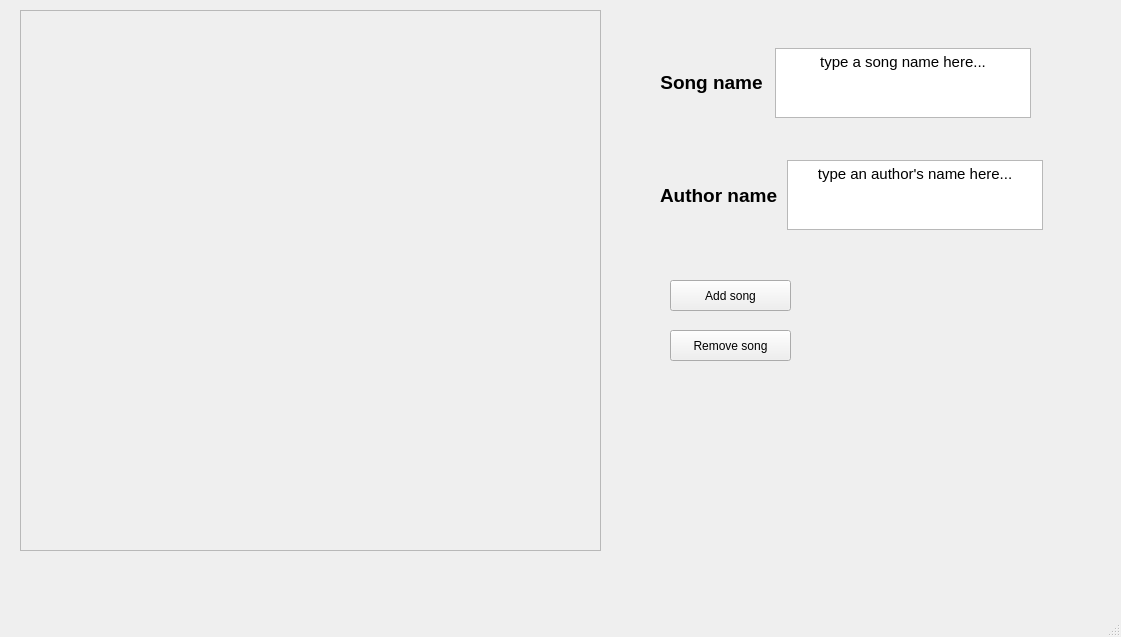
<?xml version="1.0" encoding="UTF-8"?>
<ui version="4.0">
 <class>MainWindow</class>
 <widget class="QMainWindow" name="MainWindow">
  <property name="geometry">
   <rect>
    <x>0</x>
    <y>0</y>
    <width>1121</width>
    <height>637</height>
   </rect>
  </property>
  <property name="windowTitle">
   <string>MainWindow</string>
  </property>
  <widget class="QWidget" name="centralwidget">
   <widget class="QWidget" name="verticalLayoutWidget_2">
    <property name="geometry">
     <rect>
      <x>20</x>
      <y>10</y>
      <width>581</width>
      <height>541</height>
     </rect>
    </property>
    <layout class="QVBoxLayout" name="verticalLayout_2">
     <item>
      <widget class="QScrollArea" name="scrollArea">
       <property name="widgetResizable">
        <bool>true</bool>
       </property>
       <widget class="QWidget" name="scrollAreaWidgetContents">
        <property name="geometry">
         <rect>
          <x>0</x>
          <y>0</y>
          <width>577</width>
          <height>537</height>
         </rect>
        </property>
       </widget>
      </widget>
     </item>
    </layout>
   </widget>
   <widget class="QWidget" name="horizontalLayoutWidget_3">
    <property name="geometry">
     <rect>
      <x>660</x>
      <y>40</y>
      <width>371</width>
      <height>86</height>
     </rect>
    </property>
    <layout class="QHBoxLayout" name="songname_layout">
     <item>
      <widget class="QLabel" name="songNameLabel">
       <property name="sizePolicy">
        <sizepolicy hsizetype="Maximum" vsizetype="Preferred">
         <horstretch>80</horstretch>
         <verstretch>0</verstretch>
        </sizepolicy>
       </property>
       <property name="text">
        <string>&lt;html&gt;&lt;head/&gt;&lt;body&gt;&lt;p align=&quot;center&quot;&gt;&lt;span style=&quot; font-size:14pt; font-weight:700;&quot;&gt;Song name&lt;/span&gt;&lt;/p&gt;&lt;/body&gt;&lt;/html&gt;</string>
       </property>
      </widget>
     </item>
     <item>
      <spacer name="horizontalSpacer_2">
       <property name="orientation">
        <enum>Qt::Horizontal</enum>
       </property>
       <property name="sizeHint" stdset="0">
        <size>
         <width>0</width>
         <height>0</height>
        </size>
       </property>
      </spacer>
     </item>
     <item>
      <layout class="QVBoxLayout" name="verticalLayout_4">
       <item>
        <spacer name="verticalSpacer_3">
         <property name="orientation">
          <enum>Qt::Vertical</enum>
         </property>
         <property name="sizeType">
          <enum>QSizePolicy::Expanding</enum>
         </property>
         <property name="sizeHint" stdset="0">
          <size>
           <width>250</width>
           <height>250</height>
          </size>
         </property>
        </spacer>
       </item>
       <item>
        <widget class="QTextEdit" name="textEdit_3">
         <property name="sizePolicy">
          <sizepolicy hsizetype="Maximum" vsizetype="Preferred">
           <horstretch>50</horstretch>
           <verstretch>20</verstretch>
          </sizepolicy>
         </property>
         <property name="readOnly">
          <bool>false</bool>
         </property>
         <property name="html">
          <string>&lt;!DOCTYPE HTML PUBLIC &quot;-//W3C//DTD HTML 4.0//EN&quot; &quot;http://www.w3.org/TR/REC-html40/strict.dtd&quot;&gt;
&lt;html&gt;&lt;head&gt;&lt;meta name=&quot;qrichtext&quot; content=&quot;1&quot; /&gt;&lt;meta charset=&quot;utf-8&quot; /&gt;&lt;style type=&quot;text/css&quot;&gt;
p, li { white-space: pre-wrap; }
hr { height: 1px; border-width: 0; }
li.unchecked::marker { content: &quot;\2610&quot;; }
li.checked::marker { content: &quot;\2612&quot;; }
&lt;/style&gt;&lt;/head&gt;&lt;body style=&quot; font-family:'Ubuntu'; font-size:11pt; font-weight:400; font-style:normal;&quot;&gt;
&lt;p align=&quot;center&quot; style=&quot; margin-top:0px; margin-bottom:0px; margin-left:0px; margin-right:0px; -qt-block-indent:0; text-indent:0px;&quot;&gt;type a song name here...&lt;/p&gt;&lt;/body&gt;&lt;/html&gt;</string>
         </property>
         <property name="overwriteMode">
          <bool>true</bool>
         </property>
        </widget>
       </item>
       <item>
        <spacer name="verticalSpacer_4">
         <property name="orientation">
          <enum>Qt::Vertical</enum>
         </property>
         <property name="sizeType">
          <enum>QSizePolicy::Expanding</enum>
         </property>
         <property name="sizeHint" stdset="0">
          <size>
           <width>250</width>
           <height>250</height>
          </size>
         </property>
        </spacer>
       </item>
      </layout>
     </item>
    </layout>
   </widget>
   <widget class="QWidget" name="horizontalLayoutWidget_4">
    <property name="geometry">
     <rect>
      <x>660</x>
      <y>150</y>
      <width>383</width>
      <height>91</height>
     </rect>
    </property>
    <layout class="QHBoxLayout" name="authorname_layout_2">
     <item>
      <widget class="QLabel" name="authorNameLabel">
       <property name="sizePolicy">
        <sizepolicy hsizetype="Maximum" vsizetype="Preferred">
         <horstretch>60</horstretch>
         <verstretch>0</verstretch>
        </sizepolicy>
       </property>
       <property name="text">
        <string>&lt;html&gt;&lt;head/&gt;&lt;body&gt;&lt;p&gt;&lt;span style=&quot; font-size:14pt; font-weight:700;&quot;&gt;Author name&lt;/span&gt;&lt;/p&gt;&lt;/body&gt;&lt;/html&gt;</string>
       </property>
      </widget>
     </item>
     <item>
      <spacer name="horizontalSpacer_3">
       <property name="orientation">
        <enum>Qt::Horizontal</enum>
       </property>
       <property name="sizeHint" stdset="0">
        <size>
         <width>0</width>
         <height>0</height>
        </size>
       </property>
      </spacer>
     </item>
     <item>
      <layout class="QVBoxLayout" name="verticalLayout_5">
       <item>
        <spacer name="verticalSpacer_5">
         <property name="orientation">
          <enum>Qt::Vertical</enum>
         </property>
         <property name="sizeType">
          <enum>QSizePolicy::Expanding</enum>
         </property>
         <property name="sizeHint" stdset="0">
          <size>
           <width>250</width>
           <height>250</height>
          </size>
         </property>
        </spacer>
       </item>
       <item>
        <widget class="QTextEdit" name="textEdit_4">
         <property name="sizePolicy">
          <sizepolicy hsizetype="Preferred" vsizetype="Preferred">
           <horstretch>50</horstretch>
           <verstretch>10</verstretch>
          </sizepolicy>
         </property>
         <property name="html">
          <string>&lt;!DOCTYPE HTML PUBLIC &quot;-//W3C//DTD HTML 4.0//EN&quot; &quot;http://www.w3.org/TR/REC-html40/strict.dtd&quot;&gt;
&lt;html&gt;&lt;head&gt;&lt;meta name=&quot;qrichtext&quot; content=&quot;1&quot; /&gt;&lt;meta charset=&quot;utf-8&quot; /&gt;&lt;style type=&quot;text/css&quot;&gt;
p, li { white-space: pre-wrap; }
hr { height: 1px; border-width: 0; }
li.unchecked::marker { content: &quot;\2610&quot;; }
li.checked::marker { content: &quot;\2612&quot;; }
&lt;/style&gt;&lt;/head&gt;&lt;body style=&quot; font-family:'Ubuntu'; font-size:11pt; font-weight:400; font-style:normal;&quot;&gt;
&lt;p align=&quot;center&quot; style=&quot; margin-top:0px; margin-bottom:0px; margin-left:0px; margin-right:0px; -qt-block-indent:0; text-indent:0px;&quot;&gt;type an author's name here...&lt;/p&gt;&lt;/body&gt;&lt;/html&gt;</string>
         </property>
        </widget>
       </item>
       <item>
        <spacer name="verticalSpacer_6">
         <property name="orientation">
          <enum>Qt::Vertical</enum>
         </property>
         <property name="sizeType">
          <enum>QSizePolicy::Expanding</enum>
         </property>
         <property name="sizeHint" stdset="0">
          <size>
           <width>250</width>
           <height>250</height>
          </size>
         </property>
        </spacer>
       </item>
      </layout>
     </item>
    </layout>
   </widget>
   <widget class="QPushButton" name="pushButton">
    <property name="geometry">
     <rect>
      <x>670</x>
      <y>280</y>
      <width>121</width>
      <height>31</height>
     </rect>
    </property>
    <property name="text">
     <string>Add song</string>
    </property>
   </widget>
   <widget class="QPushButton" name="pushButton_2">
    <property name="geometry">
     <rect>
      <x>670</x>
      <y>330</y>
      <width>121</width>
      <height>31</height>
     </rect>
    </property>
    <property name="text">
     <string>Remove song</string>
    </property>
   </widget>
  </widget>
  <widget class="QMenuBar" name="menubar">
   <property name="geometry">
    <rect>
     <x>0</x>
     <y>0</y>
     <width>1121</width>
     <height>22</height>
    </rect>
   </property>
  </widget>
  <widget class="QStatusBar" name="statusbar"/>
 </widget>
 <resources/>
 <connections/>
</ui>
